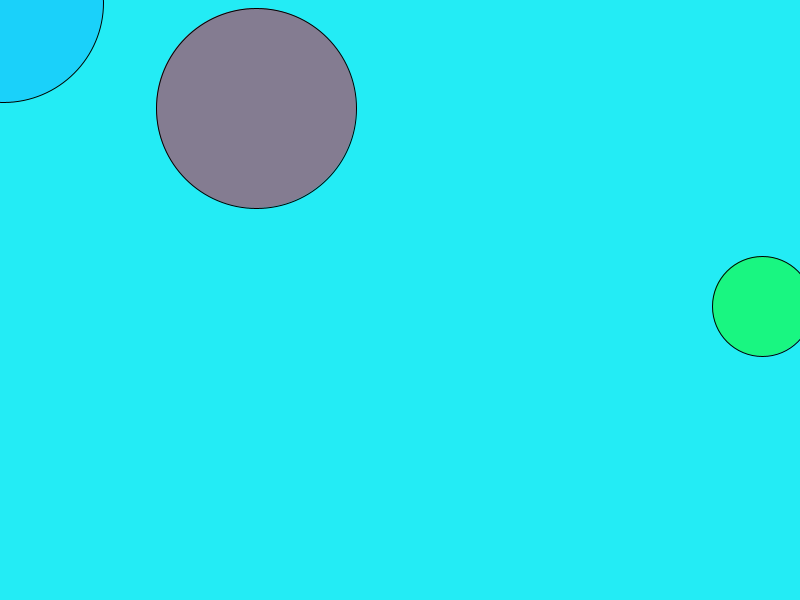
Frame 1 (no input)
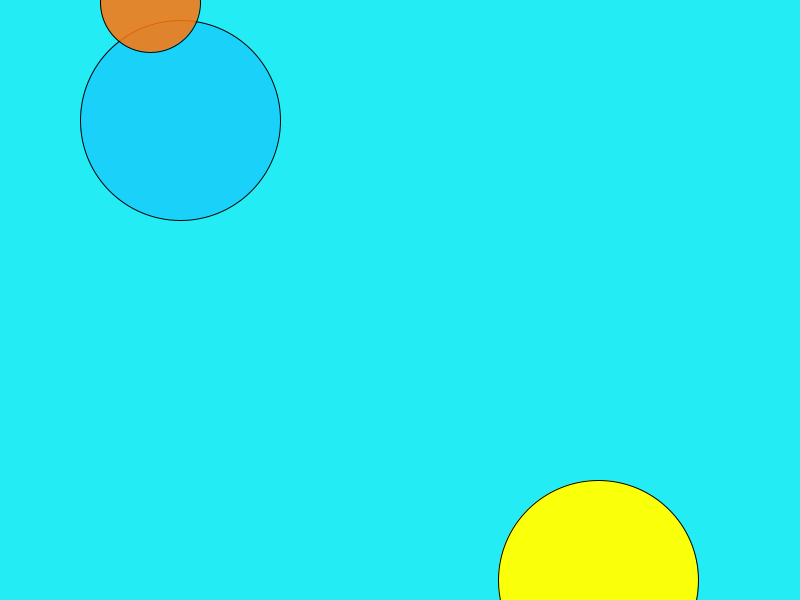
Frame 60 (the mouse pressed at the canvas centre just before this capture)
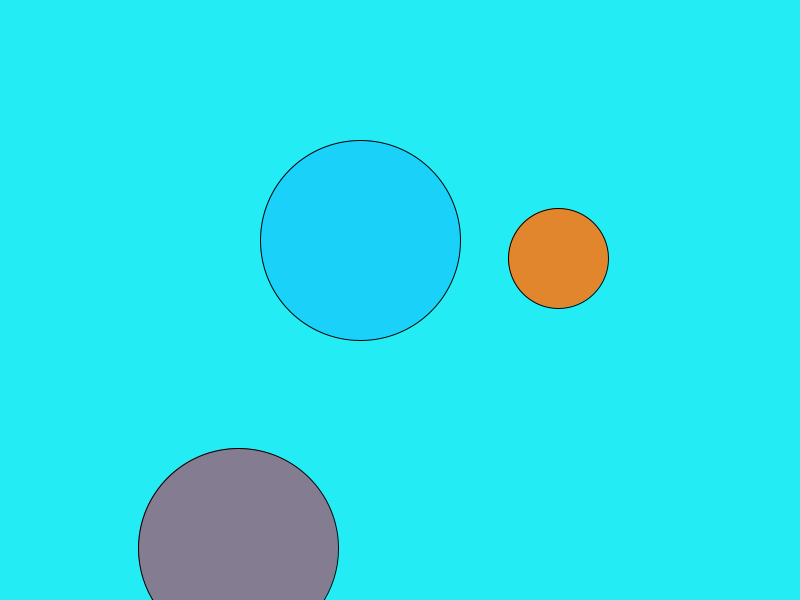
Frame 120 (the mouse held since frame 60 and released just before this capture)

The Processing sketch that drew these frames (run headless with seeded random() and noise(); from frame 60 on, the mouse is pressed at the canvas centre):

// Processing sketch: processing_105054
// ── processing_105054.pde

int x;
int y;
int x1;
int y1;
int x2;
int y2;
int xSpeed;
int ySpeed;
int x1Speed;
int y1Speed;
int x2Speed;
int y2Speed;

void setup() {
  size(800, 600);
  smooth();
  fill(18, 182, 255, 10);  //transparent blue

  // start ball in top left
  x = 0;
  y = 0;

  // ball 2 start
  x1 = 100;
  y1 = 250;

  // ball 3 start
  x2 = 750;
  y2 = 290;

  // set initial speed
  xSpeed = 3;
  ySpeed = 2;

  // ball 2 speed
  x1Speed = 8;
  y1Speed = 6;

  // ball 3 speed
  x2Speed = 12;
  y2Speed = 16;
}

void draw() {
  background(35, 236, 245);  // yellow background
  //ellipse(width/2,height/2, 200, 200);

  x = x + xSpeed;
  y = y + ySpeed;

  x1 = x1 + x1Speed;
  y1 = y1 + y1Speed;

  x2 = x2 + x2Speed;
  y2 = y2 + y2Speed;

  // right boundary
  if (x >= width) {
    xSpeed = xSpeed * -1;
    // OR xSpeed = -xSpeed;
    // xSpeed *= -1;
    // circleX = circleX + 100
    // circleX += 100
  }
  // left boundary
  if (x <= 0) {
    xSpeed = xSpeed * -1;
  }
  // bottom boundary
  if (y >= height) {
    ySpeed = ySpeed * -1;
  }
  // top boundary
  if (y <= 0 ) {
    ySpeed = ySpeed * -1;
  } 

  //changing fill for ball
  if (x <= width/2) {
    fill(18, 182, 255, 128); // transparent blue
    //if (the mouse is less than (or equal to) half of the width) {
    // this will happen if this is true
  } 
  else {
    // otherwise do this
    fill(0, 299, 28);  //green
  }

  // ball2 right boundary
  if (x1 >= width) {
    x1Speed = x1Speed * -1;
  }
  // ball2 left boundary
  if (x1 <= 0) {
    x1Speed = x1Speed * -1;
  }
  // ball2 bottom boundary
  if (y1 >= height) {
    y1Speed = y1Speed * -1;
  }  
  // ball2 top boundary
  if (y1 <= 0 ) {
    y1Speed = y1Speed * -1;
  }


  // ball ellipse(mouseX, mouseY, 200, 200);
  ellipse(x, y, 200, 200);

  // changing fill for ball 2
  if (y1 <= height/2) {
    fill(230, 12, 45, 128); // transparent red
    // this will happen if this is true
  } 
  else {
    // otherwise do this
    fill(250, 255, 10);  //yellow
  }
  // ball3 right boundary
  if (x2 >= width) {
    x2Speed = x2Speed * -1;
  }
  // ball3 left boundary
  if (x2 <= 0) {
    x2Speed = x2Speed * -1;
  }
  // ball3 bottom boundary
  if (y2 >= height) {
    y2Speed = y2Speed * -1;
  }  
  // ball3 top boundary
  if (y2 <= 0 ) {
    y2Speed = y2Speed * -1;
  }

  // ball 2
  ellipse(y1, x1, 200, 200);

  //changing fill ball 3
  if (y2 <= height/2) {
    fill(255, 118, 13, 220); // orange
    // this will happen if this is true
  } 
  else {
    // otherwise do this
    fill(16, 255, 13, 128);  //transparent green
  }
  //ball 3
  ellipse(x2, y2, 100, 100);
  }
